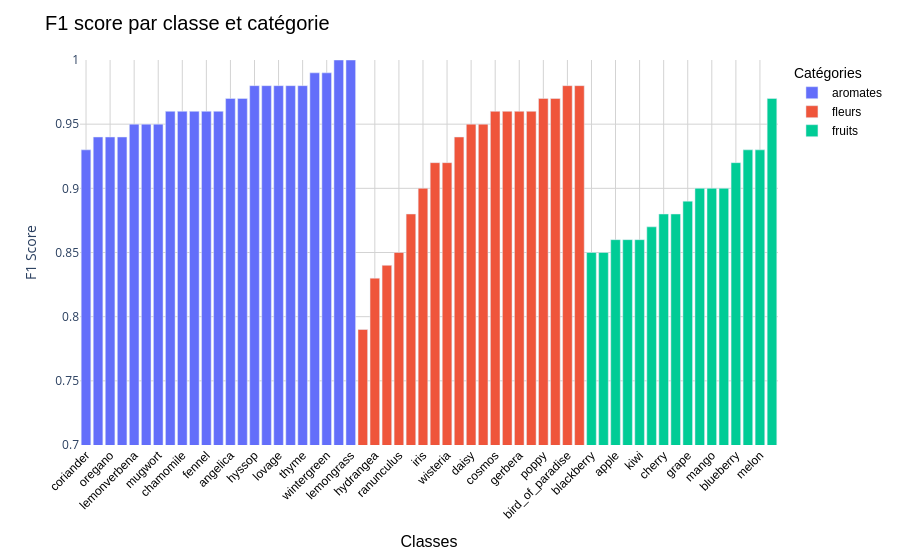

This figure's notebook cell:
### Code cell
df_sorted = confusion_matrix.sort_values(["category", "f1_score"], ascending=[True, True])

fig1 = px.bar(
    df_sorted,
    x="class",
    y="f1_score",
    color="category"
)

fig1.update_xaxes(
    categoryorder="array",
    categoryarray=df_sorted["class"],
    tickangle=-45,
    title_text="Classes",
    title_font=dict(size=16, family="Arial", color="black"),
    tickfont=dict(size=12, family="Arial", color="black")
)
fig1.update_yaxes(
    title_text="F1 Score",
    range=[0.7, 1]
)
fig1.update_layout(
    title_text="F1 score par classe et catégorie",
    title_font=dict(size=20, family="Arial", color="black"),
    legend_title_text="Catégories",
    legend_title_font=dict(size=14, family="Arial", color="black"),
    legend_font=dict(size=12, family="Arial", color="black"),
    plot_bgcolor='white',
    xaxis=dict(showgrid=True, gridcolor='lightgray'),
    yaxis=dict(showgrid=True, gridcolor='lightgray')
)
fig1.show()

### Figure 1 — Plotly figure (JSON) as saved in the notebook; plotly's stock layout.template omitted (floating-point values rounded to 4 significant figures)
{"data": [{"hovertemplate": "category=aromates<br>class=%{x}<br>f1_score=%{y}<extra></extra>", "legendgroup": "aromates", "marker": {"color": "#636efa", "pattern": {"shape": ""}}, "name": "aromates", "orientation": "v", "showlegend": true, "textposition": "auto", "type": "bar", "x": ["coriander", "dill", "oregano", "parsley", "lemonverbena", "mint", "mugwort", "basil", "chamomile", "chives", "fennel", "tarragon", "angelica", "sage", "hyssop", "lavender", "lovage", "savory", "thyme", "rosemary", "wintergreen", "borage", "lemongrass"], "xaxis": "x", "y": [0.93, 0.94, 0.94, 0.94, 0.95, 0.95, 0.95, 0.96, 0.96, 0.96, 0.96, 0.96, 0.97, 0.97, 0.98, 0.98, 0.98, 0.98, 0.98, 0.99, 0.99, 1.0, 1.0], "yaxis": "y"}, {"hovertemplate": "category=fleurs<br>class=%{x}<br>f1_score=%{y}<extra></extra>", "legendgroup": "fleurs", "marker": {"color": "#EF553B", "pattern": {"shape": ""}}, "name": "fleurs", "orientation": "v", "showlegend": true, "textposition": "auto", "type": "bar", "x": ["chrysanthemum", "hydrangea", "allium", "ranunculus", "lily", "iris", "freesia", "wisteria", "hellebore", "daisy", "gypsophila", "cosmos", "foxglove", "gerbera", "sunflower", "poppy", "zinnia", "bird_of_paradise", "lisianthus"], "xaxis": "x", "y": [0.79, 0.83, 0.84, 0.85, 0.88, 0.9, 0.92, 0.92, 0.94, 0.95, 0.95, 0.96, 0.96, 0.96, 0.96, 0.97, 0.97, 0.98, 0.98], "yaxis": "y"}, {"hovertemplate": "category=fruits<br>class=%{x}<br>f1_score=%{y}<extra></extra>", "legendgroup": "fruits", "marker": {"color": "#00cc96", "pattern": {"shape": ""}}, "name": "fruits", "orientation": "v", "showlegend": true, "textposition": "auto", "type": "bar", "x": ["blackberry", "pear", "apple", "avocado", "kiwi", "lemon", "cherry", "peach", "grape", "fig", "mango", "raspberry", "blueberry", "cranberry", "melon", "strawberry"], "xaxis": "x", "y": [0.85, 0.85, 0.86, 0.86, 0.86, 0.87, 0.88, 0.88, 0.89, 0.9, 0.9, 0.9, 0.92, 0.93, 0.93, 0.97], "yaxis": "y"}], "layout": {"barmode": "relative", "legend": {"font": {"color": "black", "family": "Arial", "size": 12}, "title": {"font": {"color": "black", "family": "Arial", "size": 14}, "text": "Catégories"}, "tracegroupgap": 0}, "margin": {"t": 60}, "plot_bgcolor": "white", "title": {"font": {"color": "black", "family": "Arial", "size": 20}, "text": "F1 score par classe et catégorie"}, "xaxis": {"anchor": "y", "categoryarray": ["coriander", "dill", "oregano", "parsley", "lemonverbena", "mint", "mugwort", "basil", "chamomile", "chives", "fennel", "tarragon", "angelica", "sage", "hyssop", "lavender", "lovage", "savory", "thyme", "rosemary", "wintergreen", "borage", "lemongrass", "chrysanthemum", "hydrangea", "allium", "ranunculus", "lily", "iris", "freesia", "wisteria", "hellebore", "daisy", "gypsophila", "cosmos", "foxglove", "gerbera", "sunflower", "poppy", "zinnia", "bird_of_paradise", "lisianthus", "blackberry", "pear", "apple", "avocado", "kiwi", "lemon", "cherry", "peach", "grape", "fig", "mango", "raspberry", "blueberry", "cranberry", "melon", "strawberry"], "categoryorder": "array", "domain": [0, 1], "gridcolor": "lightgray", "showgrid": true, "tickangle": -45, "tickfont": {"color": "black", "family": "Arial", "size": 12}, "title": {"font": {"color": "black", "family": "Arial", "size": 16}, "text": "Classes"}}, "yaxis": {"anchor": "x", "domain": [0, 1], "gridcolor": "lightgray", "range": [0.7, 1], "showgrid": true, "title": {"text": "F1 Score"}}}}
